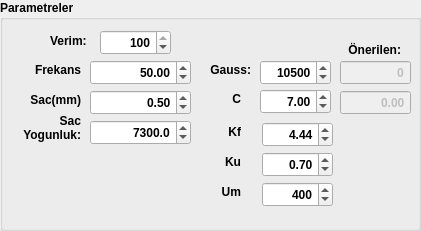
     <widget class="QGroupBox" name="groupBox_3">
      <property name="geometry">
       <rect>
        <x>540</x>
        <y>10</y>
        <width>421</width>
        <height>231</height>
       </rect>
      </property>
      <property name="font">
       <font>
        <weight>75</weight>
        <bold>true</bold>
       </font>
      </property>
      <property name="title">
       <string>Parametreler</string>
      </property>
      <widget class="QDoubleSpinBox" name="doubleSpinBox_sac">
       <property name="geometry">
        <rect>
         <x>90</x>
         <y>90</y>
         <width>101</width>
         <height>25</height>
        </rect>
       </property>
       <property name="font">
        <font>
         <weight>75</weight>
         <bold>true</bold>
        </font>
       </property>
       <property name="layoutDirection">
        <enum>Qt::LeftToRight</enum>
       </property>
       <property name="autoFillBackground">
        <bool>false</bool>
       </property>
       <property name="alignment">
        <set>Qt::AlignRight|Qt::AlignTrailing|Qt::AlignVCenter</set>
       </property>
       <property name="singleStep">
        <double>0.050000000000000</double>
       </property>
       <property name="value">
        <double>0.500000000000000</double>
       </property>
      </widget>
      <widget class="QLabel" name="label_4">
       <property name="geometry">
        <rect>
         <x>10</x>
         <y>90</y>
         <width>71</width>
         <height>20</height>
        </rect>
       </property>
       <property name="text">
        <string>Sac(mm)</string>
       </property>
       <property name="alignment">
        <set>Qt::AlignRight|Qt::AlignTrailing|Qt::AlignVCenter</set>
       </property>
      </widget>
      <widget class="QLabel" name="label_5">
       <property name="geometry">
        <rect>
         <x>200</x>
         <y>60</y>
         <width>51</width>
         <height>20</height>
        </rect>
       </property>
       <property name="layoutDirection">
        <enum>Qt::RightToLeft</enum>
       </property>
       <property name="text">
        <string>Gauss:</string>
       </property>
       <property name="alignment">
        <set>Qt::AlignRight|Qt::AlignTrailing|Qt::AlignVCenter</set>
       </property>
      </widget>
      <widget class="QDoubleSpinBox" name="doubleSpinBox_gauss">
       <property name="geometry">
        <rect>
         <x>260</x>
         <y>60</y>
         <width>71</width>
         <height>25</height>
        </rect>
       </property>
       <property name="font">
        <font>
         <weight>75</weight>
         <bold>true</bold>
        </font>
       </property>
       <property name="layoutDirection">
        <enum>Qt::LeftToRight</enum>
       </property>
       <property name="autoFillBackground">
        <bool>false</bool>
       </property>
       <property name="alignment">
        <set>Qt::AlignRight|Qt::AlignTrailing|Qt::AlignVCenter</set>
       </property>
       <property name="decimals">
        <number>0</number>
       </property>
       <property name="maximum">
        <double>99999.000000000000000</double>
       </property>
       <property name="singleStep">
        <double>250.000000000000000</double>
       </property>
       <property name="value">
        <double>10500.000000000000000</double>
       </property>
      </widget>
      <widget class="QLabel" name="label_7">
       <property name="geometry">
        <rect>
         <x>190</x>
         <y>89</y>
         <width>51</width>
         <height>20</height>
        </rect>
       </property>
       <property name="layoutDirection">
        <enum>Qt::RightToLeft</enum>
       </property>
       <property name="text">
        <string>C</string>
       </property>
       <property name="alignment">
        <set>Qt::AlignRight|Qt::AlignTrailing|Qt::AlignVCenter</set>
       </property>
      </widget>
      <widget class="QDoubleSpinBox" name="doubleSpinBox_c">
       <property name="geometry">
        <rect>
         <x>260</x>
         <y>89</y>
         <width>71</width>
         <height>25</height>
        </rect>
       </property>
       <property name="font">
        <font>
         <weight>75</weight>
         <bold>true</bold>
        </font>
       </property>
       <property name="layoutDirection">
        <enum>Qt::LeftToRight</enum>
       </property>
       <property name="autoFillBackground">
        <bool>false</bool>
       </property>
       <property name="alignment">
        <set>Qt::AlignRight|Qt::AlignTrailing|Qt::AlignVCenter</set>
       </property>
       <property name="singleStep">
        <double>0.500000000000000</double>
       </property>
       <property name="value">
        <double>7.000000000000000</double>
       </property>
      </widget>
      <widget class="QDoubleSpinBox" name="doubleSpinBox_c2">
       <property name="enabled">
        <bool>false</bool>
       </property>
       <property name="geometry">
        <rect>
         <x>340</x>
         <y>90</y>
         <width>71</width>
         <height>25</height>
        </rect>
       </property>
       <property name="font">
        <font>
         <weight>75</weight>
         <bold>true</bold>
        </font>
       </property>
       <property name="layoutDirection">
        <enum>Qt::LeftToRight</enum>
       </property>
       <property name="autoFillBackground">
        <bool>false</bool>
       </property>
       <property name="alignment">
        <set>Qt::AlignRight|Qt::AlignTrailing|Qt::AlignVCenter</set>
       </property>
       <property name="buttonSymbols">
        <enum>QAbstractSpinBox::NoButtons</enum>
       </property>
      </widget>
      <widget class="QDoubleSpinBox" name="doubleSpinBox_gauss2">
       <property name="enabled">
        <bool>false</bool>
       </property>
       <property name="geometry">
        <rect>
         <x>340</x>
         <y>60</y>
         <width>71</width>
         <height>25</height>
        </rect>
       </property>
       <property name="font">
        <font>
         <weight>75</weight>
         <bold>true</bold>
        </font>
       </property>
       <property name="layoutDirection">
        <enum>Qt::LeftToRight</enum>
       </property>
       <property name="autoFillBackground">
        <bool>false</bool>
       </property>
       <property name="alignment">
        <set>Qt::AlignRight|Qt::AlignTrailing|Qt::AlignVCenter</set>
       </property>
       <property name="buttonSymbols">
        <enum>QAbstractSpinBox::NoButtons</enum>
       </property>
       <property name="decimals">
        <number>0</number>
       </property>
       <property name="maximum">
        <double>999999.000000000000000</double>
       </property>
      </widget>
      <widget class="QLabel" name="label_113">
       <property name="geometry">
        <rect>
         <x>340</x>
         <y>40</y>
         <width>61</width>
         <height>20</height>
        </rect>
       </property>
       <property name="layoutDirection">
        <enum>Qt::RightToLeft</enum>
       </property>
       <property name="text">
        <string>Önerilen:</string>
       </property>
       <property name="alignment">
        <set>Qt::AlignRight|Qt::AlignTrailing|Qt::AlignVCenter</set>
       </property>
      </widget>
      <widget class="QLabel" name="label_59">
       <property name="geometry">
        <rect>
         <x>50</x>
         <y>30</y>
         <width>41</width>
         <height>21</height>
        </rect>
       </property>
       <property name="text">
        <string>Verim:</string>
       </property>
      </widget>
      <widget class="QDoubleSpinBox" name="doubleSpinBox_karkas_verim">
       <property name="geometry">
        <rect>
         <x>100</x>
         <y>30</y>
         <width>71</width>
         <height>25</height>
        </rect>
       </property>
       <property name="font">
        <font>
         <weight>75</weight>
         <bold>true</bold>
        </font>
       </property>
       <property name="layoutDirection">
        <enum>Qt::LeftToRight</enum>
       </property>
       <property name="autoFillBackground">
        <bool>false</bool>
       </property>
       <property name="alignment">
        <set>Qt::AlignRight|Qt::AlignTrailing|Qt::AlignVCenter</set>
       </property>
       <property name="decimals">
        <number>0</number>
       </property>
       <property name="maximum">
        <double>100.000000000000000</double>
       </property>
       <property name="singleStep">
        <double>1.000000000000000</double>
       </property>
       <property name="value">
        <double>100.000000000000000</double>
       </property>
      </widget>
      <widget class="QDoubleSpinBox" name="doubleSpinBox_Kf">
       <property name="geometry">
        <rect>
         <x>262</x>
         <y>122</y>
         <width>71</width>
         <height>25</height>
        </rect>
       </property>
       <property name="font">
        <font>
         <weight>75</weight>
         <bold>true</bold>
        </font>
       </property>
       <property name="layoutDirection">
        <enum>Qt::LeftToRight</enum>
       </property>
       <property name="autoFillBackground">
        <bool>false</bool>
       </property>
       <property name="alignment">
        <set>Qt::AlignRight|Qt::AlignTrailing|Qt::AlignVCenter</set>
       </property>
       <property name="maximum">
        <double>999.990000000000009</double>
       </property>
       <property name="singleStep">
        <double>0.010000000000000</double>
       </property>
       <property name="value">
        <double>4.440000000000000</double>
       </property>
      </widget>
      <widget class="QLabel" name="label_22">
       <property name="geometry">
        <rect>
         <x>180</x>
         <y>122</y>
         <width>61</width>
         <height>20</height>
        </rect>
       </property>
       <property name="text">
        <string>Kf</string>
       </property>
       <property name="alignment">
        <set>Qt::AlignRight|Qt::AlignTrailing|Qt::AlignVCenter</set>
       </property>
      </widget>
      <widget class="QLabel" name="label_23">
       <property name="geometry">
        <rect>
         <x>210</x>
         <y>152</y>
         <width>31</width>
         <height>20</height>
        </rect>
       </property>
       <property name="text">
        <string>Ku</string>
       </property>
       <property name="alignment">
        <set>Qt::AlignRight|Qt::AlignTrailing|Qt::AlignVCenter</set>
       </property>
      </widget>
      <widget class="QDoubleSpinBox" name="doubleSpinBox_Ku">
       <property name="geometry">
        <rect>
         <x>262</x>
         <y>152</y>
         <width>71</width>
         <height>25</height>
        </rect>
       </property>
       <property name="font">
        <font>
         <weight>75</weight>
         <bold>true</bold>
        </font>
       </property>
       <property name="layoutDirection">
        <enum>Qt::LeftToRight</enum>
       </property>
       <property name="autoFillBackground">
        <bool>false</bool>
       </property>
       <property name="alignment">
        <set>Qt::AlignRight|Qt::AlignTrailing|Qt::AlignVCenter</set>
       </property>
       <property name="maximum">
        <double>999.990000000000009</double>
       </property>
       <property name="singleStep">
        <double>0.010000000000000</double>
       </property>
       <property name="value">
        <double>0.700000000000000</double>
       </property>
      </widget>
      <widget class="QLabel" name="label_24">
       <property name="geometry">
        <rect>
         <x>210</x>
         <y>182</y>
         <width>31</width>
         <height>20</height>
        </rect>
       </property>
       <property name="text">
        <string>Um</string>
       </property>
       <property name="alignment">
        <set>Qt::AlignRight|Qt::AlignTrailing|Qt::AlignVCenter</set>
       </property>
      </widget>
      <widget class="QDoubleSpinBox" name="doubleSpinBox_Um">
       <property name="geometry">
        <rect>
         <x>262</x>
         <y>182</y>
         <width>71</width>
         <height>25</height>
        </rect>
       </property>
       <property name="font">
        <font>
         <weight>75</weight>
         <bold>true</bold>
        </font>
       </property>
       <property name="layoutDirection">
        <enum>Qt::LeftToRight</enum>
       </property>
       <property name="autoFillBackground">
        <bool>false</bool>
       </property>
       <property name="alignment">
        <set>Qt::AlignRight|Qt::AlignTrailing|Qt::AlignVCenter</set>
       </property>
       <property name="decimals">
        <number>0</number>
       </property>
       <property name="maximum">
        <double>1000.000000000000000</double>
       </property>
       <property name="singleStep">
        <double>1.000000000000000</double>
       </property>
       <property name="value">
        <double>400.000000000000000</double>
       </property>
      </widget>
      <widget class="QLabel" name="label_138">
       <property name="geometry">
        <rect>
         <x>-20</x>
         <y>112</y>
         <width>101</width>
         <height>31</height>
        </rect>
       </property>
       <property name="text">
        <string>Sac
Yogunluk:</string>
       </property>
       <property name="alignment">
        <set>Qt::AlignRight|Qt::AlignTrailing|Qt::AlignVCenter</set>
       </property>
      </widget>
      <widget class="QDoubleSpinBox" name="doubleSpinBox_sacYogunluk">
       <property name="enabled">
        <bool>true</bool>
       </property>
       <property name="geometry">
        <rect>
         <x>90</x>
         <y>120</y>
         <width>101</width>
         <height>25</height>
        </rect>
       </property>
       <property name="palette">
        <palette>
         <active>
          <colorrole role="Dark">
           <brush brushstyle="SolidPattern">
            <color alpha="255">
             <red>190</red>
             <green>190</green>
             <blue>190</blue>
            </color>
           </brush>
          </colorrole>
          <colorrole role="Text">
           <brush brushstyle="SolidPattern">
            <color alpha="255">
             <red>0</red>
             <green>0</green>
             <blue>0</blue>
            </color>
           </brush>
          </colorrole>
          <colorrole role="PlaceholderText">
           <brush brushstyle="SolidPattern">
            <color alpha="128">
             <red>0</red>
             <green>0</green>
             <blue>0</blue>
            </color>
           </brush>
          </colorrole>
         </active>
         <inactive>
          <colorrole role="Dark">
           <brush brushstyle="SolidPattern">
            <color alpha="255">
             <red>190</red>
             <green>190</green>
             <blue>190</blue>
            </color>
           </brush>
          </colorrole>
          <colorrole role="Text">
           <brush brushstyle="SolidPattern">
            <color alpha="255">
             <red>0</red>
             <green>0</green>
             <blue>0</blue>
            </color>
           </brush>
          </colorrole>
          <colorrole role="PlaceholderText">
           <brush brushstyle="SolidPattern">
            <color alpha="128">
             <red>0</red>
             <green>0</green>
             <blue>0</blue>
            </color>
           </brush>
          </colorrole>
         </inactive>
         <disabled>
          <colorrole role="Dark">
           <brush brushstyle="SolidPattern">
            <color alpha="255">
             <red>190</red>
             <green>190</green>
             <blue>190</blue>
            </color>
           </brush>
          </colorrole>
          <colorrole role="Text">
           <brush brushstyle="SolidPattern">
            <color alpha="255">
             <red>0</red>
             <green>0</green>
             <blue>0</blue>
            </color>
           </brush>
          </colorrole>
          <colorrole role="PlaceholderText">
           <brush brushstyle="SolidPattern">
            <color alpha="128">
             <red>0</red>
             <green>0</green>
             <blue>0</blue>
            </color>
           </brush>
          </colorrole>
         </disabled>
        </palette>
       </property>
       <property name="font">
        <font>
         <weight>75</weight>
         <bold>true</bold>
        </font>
       </property>
       <property name="layoutDirection">
        <enum>Qt::LeftToRight</enum>
       </property>
       <property name="autoFillBackground">
        <bool>false</bool>
       </property>
       <property name="alignment">
        <set>Qt::AlignRight|Qt::AlignTrailing|Qt::AlignVCenter</set>
       </property>
       <property name="buttonSymbols">
        <enum>QAbstractSpinBox::UpDownArrows</enum>
       </property>
       <property name="decimals">
        <number>1</number>
       </property>
       <property name="maximum">
        <double>99999.000000000000000</double>
       </property>
       <property name="value">
        <double>7300.000000000000000</double>
       </property>
      </widget>
      <widget class="QLabel" name="label_6">
       <property name="geometry">
        <rect>
         <x>20</x>
         <y>60</y>
         <width>61</width>
         <height>20</height>
        </rect>
       </property>
       <property name="text">
        <string>Frekans</string>
       </property>
       <property name="alignment">
        <set>Qt::AlignRight|Qt::AlignTrailing|Qt::AlignVCenter</set>
       </property>
      </widget>
      <widget class="QDoubleSpinBox" name="doubleSpinBox_frekans">
       <property name="geometry">
        <rect>
         <x>90</x>
         <y>60</y>
         <width>101</width>
         <height>25</height>
        </rect>
       </property>
       <property name="font">
        <font>
         <weight>75</weight>
         <bold>true</bold>
        </font>
       </property>
       <property name="layoutDirection">
        <enum>Qt::LeftToRight</enum>
       </property>
       <property name="autoFillBackground">
        <bool>false</bool>
       </property>
       <property name="alignment">
        <set>Qt::AlignRight|Qt::AlignTrailing|Qt::AlignVCenter</set>
       </property>
       <property name="maximum">
        <double>999.990000000000009</double>
       </property>
       <property name="value">
        <double>50.000000000000000</double>
       </property>
      </widget>
     </widget>
